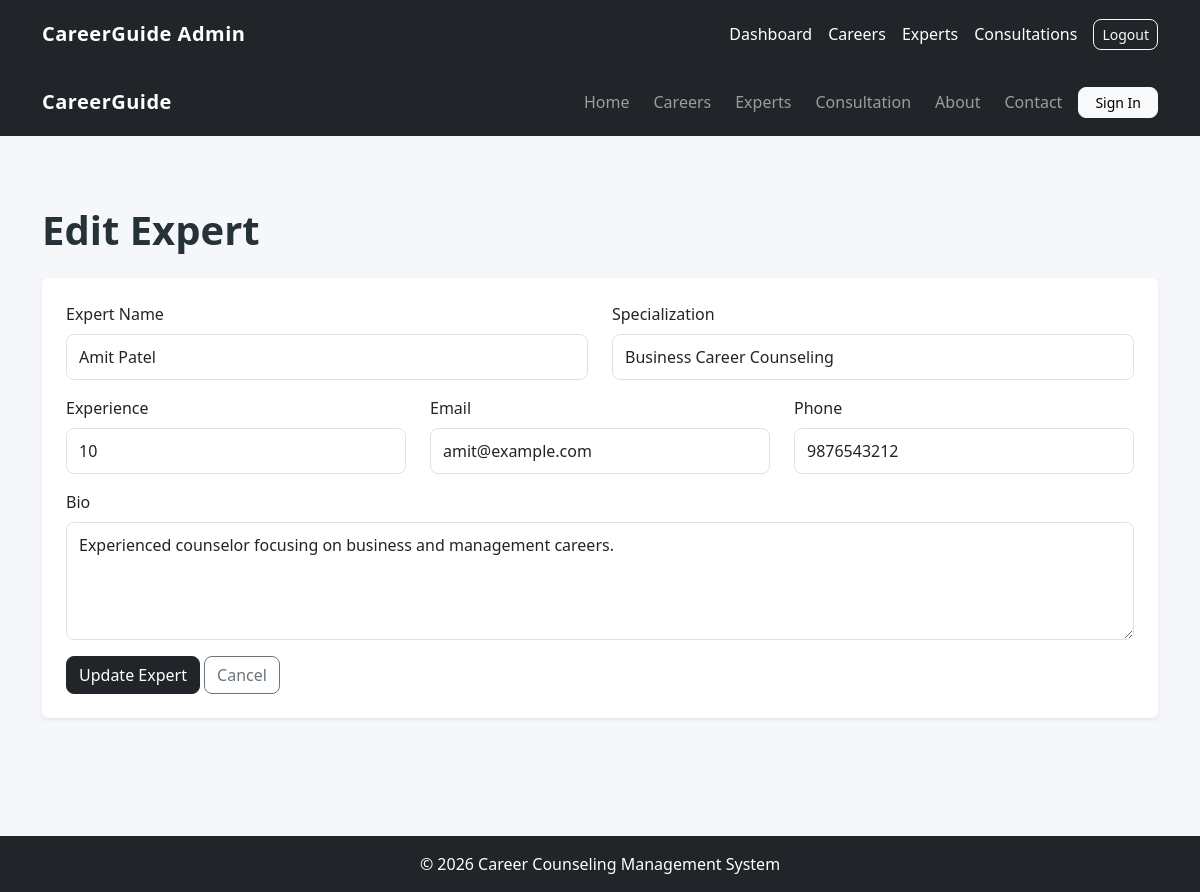
The page /admin/experts/edit.php?id=3 (signed in) on the database its author committed.
### tables this page shows
CREATE TABLE `experts` (
  `id` int(11) NOT NULL,
  `expert_name` varchar(100) NOT NULL,
  `specialization` varchar(150) NOT NULL,
  `experience` int(11) NOT NULL,
  `email` varchar(150) NOT NULL,
  `phone` varchar(20) NOT NULL,
  `bio` text NOT NULL
);

### admin/experts/edit.php (the view, shortened to what this page needs)
<?php
include '../../includes/header.php';
include '../admin_navbar.php';
include '../../includes/db.php';
$id = (int) $_GET['id'];
$stmt = mysqli_prepare(
    $conn,
    "SELECT * FROM experts WHERE id = ?"
);
mysqli_stmt_bind_param($stmt, "i", $id);
mysqli_stmt_execute($stmt);
$result = mysqli_stmt_get_result($stmt);
$expert = mysqli_fetch_assoc($result);
include '../../includes/header.php';
include '../../includes/navbar.php';
?>
<section class="section-padding">
    <div class="container">
        <h1 class="fw-bold mb-4">Edit Expert</h1>
        <div class="card border-0 shadow-sm">
            <div class="card-body p-4">
                <form method="POST">
                    <div class="row">
                        <div class="col-md-6 mb-3">
                            <label class="form-label">Expert Name</label>
                            <input
                                type="text"
                                name="expert_name"
                                class="form-control"
                                value="<?php echo htmlspecialchars($expert['expert_name']); ?>"
                                required
                            >
                        </div>
                        <div class="col-md-6 mb-3">
                            <label class="form-label">Specialization</label>
                            <input
                                type="text"
                                name="specialization"
                                class="form-control"
                                value="<?php echo htmlspecialchars($expert['specialization']); ?>"
                                required
                            >
                        </div>
                        <div class="col-md-4 mb-3">
                            <label class="form-label">Experience</label>
                            <input
                                type="number"
                                name="experience"
                                class="form-control"
                                value="<?php echo $expert['experience']; ?>"
                                min="0"
                                required
                            >
                        </div>
                        <div class="col-md-4 mb-3">
                            <label class="form-label">Email</label>
                            <input
                                type="email"
                                name="email"
                                class="form-control"
                                value="<?php echo htmlspecialchars($expert['email']); ?>"
                                required
                            >
                        </div>
                        <div class="col-md-4 mb-3">
                            <label class="form-label">Phone</label>
                            <input
                                type="text"
                                name="phone"
                                class="form-control"
                                value="<?php echo htmlspecialchars($expert['phone']); ?>"
                                required
                            >
                        </div>
                        <div class="col-12 mb-3">
                            <label class="form-label">Bio</label>
                            <textarea
                                name="bio"
                                class="form-control"
                                rows="4"
                                required
                            ><?php echo htmlspecialchars($expert['bio']); ?></textarea>
                        </div>
                    </div>
                    <button class="btn btn-dark">
                        Update Expert
                    </button>
                    <a href="index.php" class="btn btn-outline-secondary">
                        Cancel
                    </a>
                </form>
            </div>
        </div>
    </div>
</section>
<?php include '../../includes/footer.php'; ?>

### assets/css/style.css (style rules this page uses)
body { background-color: #f5f7fa; color: #263238; }
.form-control, .form-select { border-radius: 8px; padding: 10px 12px; }
.btn { border-radius: 8px; }
.card { overflow: hidden; }
.section-padding { padding: 70px 0; }

### rows shown on the page
experts: expert_name "Amit Patel", specialization "Business Career Counseling", experience "10", email "amit@example.com", phone "9876543212", bio "Experienced counselor focusing on business and management careers."
